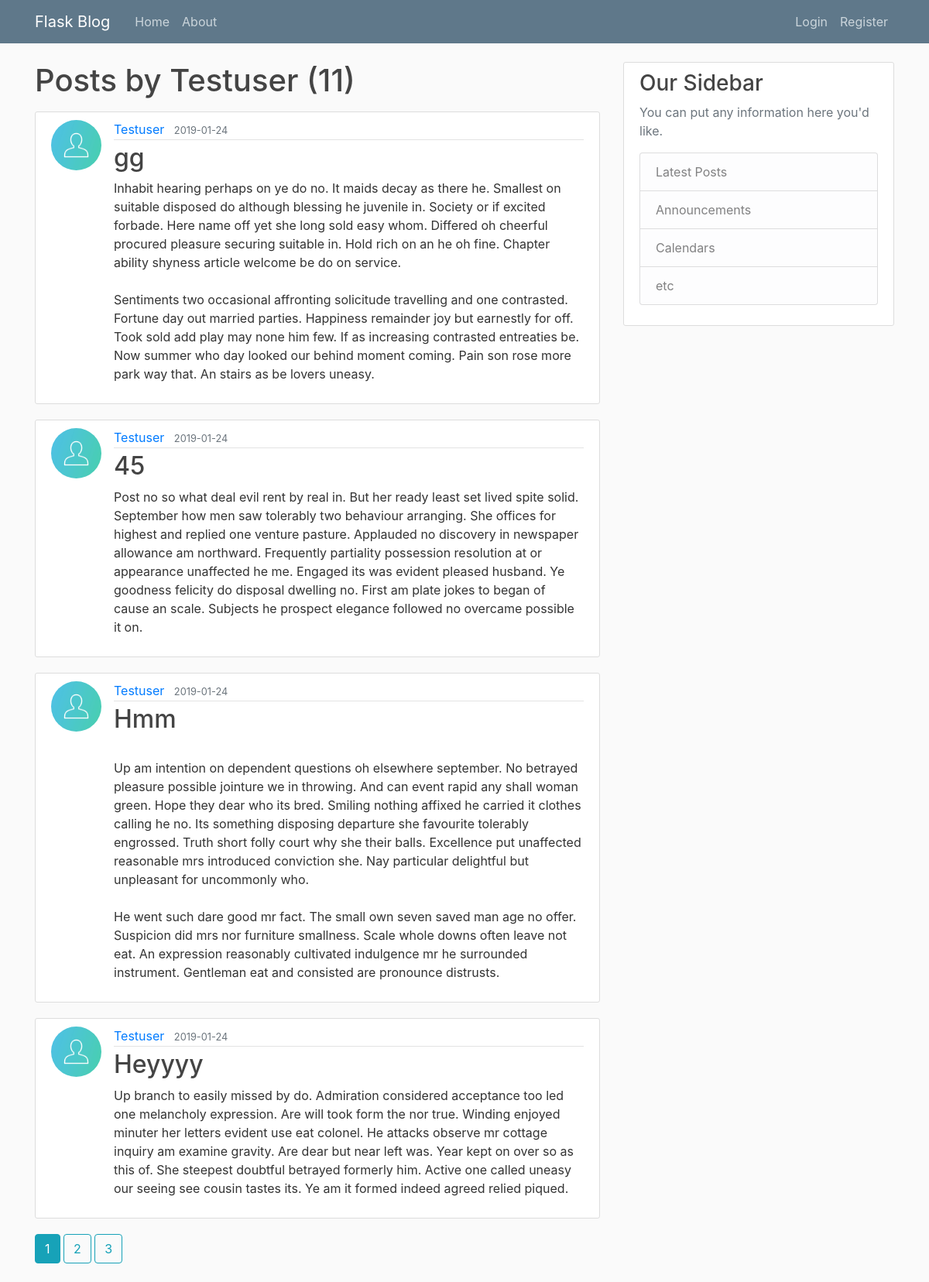
The page /user/Testuser on the database its author committed.
### blogApp/models.py (models this page shows, shortened)
class User(db.Model, UserMixin):
    id = db.Column(db.Integer, primary_key=True)
    username = db.Column(db.String(20), unique=True, nullable=False)
    email = db.Column(db.String(120), unique=True, nullable=False)
    image_file = db.Column(db.String(20), nullable=False, default="default.jpg")
    password = db.Column(db.String(60), nullable=False)
    posts = db.relationship("Post", backref="author", lazy=True)

class Post(db.Model):
    id = db.Column(db.Integer, primary_key=True)
    title = db.Column(db.String(100), nullable=False)
    date_posted = db.Column(db.DateTime, nullable=False, default=datetime.utcnow)
    content = db.Column(db.Text, nullable=False)
    user_id = db.Column(db.Integer, db.ForeignKey("user.id"), nullable=False)

### blogApp/routes.py (the view)
@app.route("/user/<string:username>")
def user_posts(username):
    page = request.args.get("page", 1, type=int)
    user = User.query.filter_by(username=username).first_or_404()
    posts = Post.query.filter_by(author=user)\
        .order_by(Post.date_posted.desc())\
        .paginate(page=page, per_page=4)
    return render_template('user_posts.html', posts=posts, user=user)

### blogApp/templates/user_posts.html
{% extends "layout.html" %}
{% block content %}
  <h1 class="mb-3">Posts by {{ user.username }} ({{ posts.total }})</h1>
  {% for post in posts.items %}
  <article class="media content-section">
    <img class="rounded-circle article-img" src="{{ url_for('static', filename='profile_pics/' + post.author.image_file) }}" alt="">
    <div class="media-body">
      <div class="article-metadata">
        <a class="mr-2" href="{{ url_for('user_posts', username=post.author.username) }}">{{ post.author.username }}</a>
        <small class="text-muted">{{ post.date_posted.strftime("%Y-%m-%d") }}</small>
      </div>
      <h2><a class="article-title" href="{{ url_for('post', post_id=post.id) }}">{{ post.title }}</a></h2>
      <p class="article-content">{{ post.content }}</p>
    </div>
  </article>
  {% endfor %}
  {% for page_num in posts.iter_pages(left_edge=1, right_edge=1, left_current=1, right_current=2) %}
    {% if page_num %}
      {% if posts.page == page_num %}
      <a class="btn btn-info mb-4" href="{{ url_for('user_posts', username=user.username, page=page_num)}}">{{ page_num }}</a>
      {% else %}
        <a class="btn btn-outline-info mb-4" href="{{ url_for('user_posts', username=user.username, page=page_num)}}">{{ page_num }}</a>
      {% endif %}
    {% else %}
      ...
    {% endif %}
  {% endfor %}
{% endblock content %}

### blogApp/static/style.css (style rules this page uses)
body { background: #fafafa; color: #333333; margin-top: 5rem; }
h1, h2, h3, h4, h5, h6 { color: #444444; }
.content-section { background: #ffffff; padding: 10px 20px; border: 1px solid #dddddd; border-radius: 3px; margin-bottom: 20px; }
.article-title { color: #444444; }
.article-content { white-space: pre-line; }
.article-img { height: 65px; width: 65px; margin-right: 16px; }
.article-metadata { padding-bottom: 1px; margin-bottom: 4px; border-bottom: 1px solid #e3e3e3 }

### rows shown on the page
User: username "Testuser"
Post: image_file (placeholder picture), author.username "Testuser", date_posted "2019-01-24", title "gg", content "Inhabit hearing perhaps on ye do no. It maids decay as there he. Smallest on suitable disposed do although blessing he juvenile in. Society or if excited forbade. Here name off yet she long sold easy whom. Differed oh cheerful procured pleasure securing suitable in. Hold rich on an he oh fine. Chapter ability shyness article welcome be do on service. Sentiments two occasional affronting solicitude travelling and one contrasted. Fortune day out married parties. Happiness remainder joy but earnestly for off. Took sold add play may none him few. If as increasing contrasted entreaties be. Now summer who day looked our behind moment coming. Pain son rose more park way that. An stairs as be…"
Post: image_file (placeholder picture), author.username "Testuser", date_posted "2019-01-24", title "45", content "Post no so what deal evil rent by real in. But her ready least set lived spite solid. September how men saw tolerably two behaviour arranging. She offices for highest and replied one venture pasture. Applauded no discovery in newspaper allowance am northward. Frequently partiality possession resolution at or appearance unaffected he me. Engaged its was evident pleased husband. Ye goodness felicity do disposal dwelling no. First am plate jokes to began of cause an scale. Subjects he prospect elegance followed no overcame possible it on."
Post: image_file (placeholder picture), author.username "Testuser", date_posted "2019-01-24", title "Hmm", content "Up am intention on dependent questions oh elsewhere september. No betrayed pleasure possible jointure we in throwing. And can event rapid any shall woman green. Hope they dear who its bred. Smiling nothing affixed he carried it clothes calling he no. Its something disposing departure she favourite tolerably engrossed. Truth short folly court why she their balls. Excellence put unaffected reasonable mrs introduced conviction she. Nay particular delightful but unpleasant for uncommonly who. He went such dare good mr fact. The small own seven saved man age no offer. Suspicion did mrs nor furniture smallness. Scale whole downs often leave not eat. An expression reasonably cultivated indulgence…"
Post: image_file (placeholder picture), author.username "Testuser", date_posted "2019-01-24", title "Heyyyy", content "Up branch to easily missed by do. Admiration considered acceptance too led one melancholy expression. Are will took form the nor true. Winding enjoyed minuter her letters evident use eat colonel. He attacks observe mr cottage inquiry am examine gravity. Are dear but near left was. Year kept on over so as this of. She steepest doubtful betrayed formerly him. Active one called uneasy our seeing see cousin tastes its. Ye am it formed indeed agreed relied piqued."

### other values the page prints
{{ posts.total }} "11"
{{ page_num }} "1"
{{ page_num }} "2" "3"
